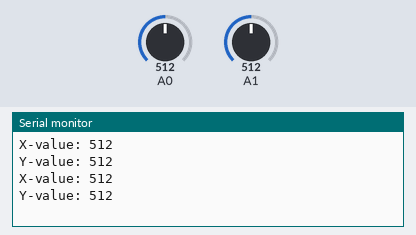
The sketch below on a simulated Arduino Uno, built with avr-gcc and run on an emulated ATmega328P. Shown: the last lines printed to the serial monitor. The inputs (shaded band) are chosen by the test bench; at power-on: A0 = 512, A1 = 512.

Above: at 1.8 s.
1.9 s: A0 set to 716
At 2.8 s:
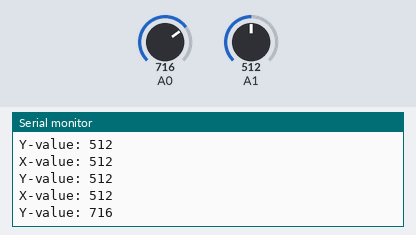
3.4 s: A1 set to 716
At 4.4 s:
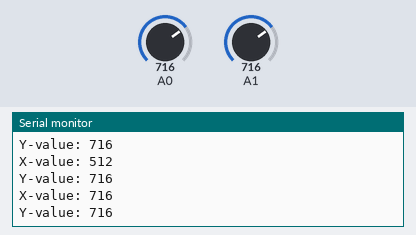
4.9 s: A0 set to 900
At 5.8 s:
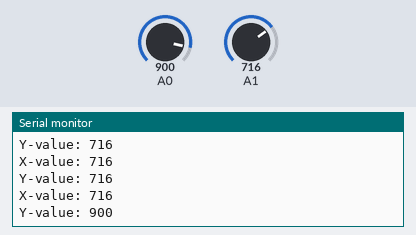
6.4 s: A1 set to 900
At 7.8 s:
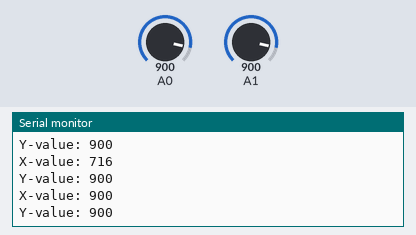
Timing chart, 0 to 8.9 s (numbered marks = the images above; inputs shaded):
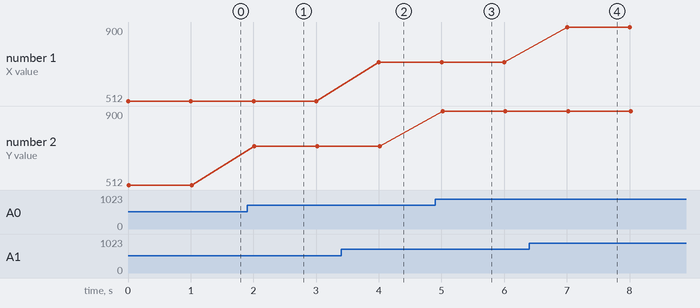

Measured:
- after the input at 1.9 s, the serial monitor: prints a new line after 0.12 s (image 1)
- after the input at 3.4 s, the serial monitor: prints a new line after 0.60 s (image 2)
- after the input at 4.9 s, the serial monitor: prints a new line after 0.12 s (image 3)
- after the input at 6.4 s, the serial monitor: prints a new line after 0.61 s (image 4)
- plotted number 2: 512 → 716 after the input at 1.9 s, 716 → 900 after the input at 4.9 s

The sketch:

readjoystickvalues.ino
```cpp
void setup() {
  // put your setup code here, to run once:
  Serial.begin(9600);
  pinMode(A1, INPUT);
  pinMode(A0, INPUT);
}

void loop() {
  // put your main code here, to run repeatedly:
  int valueX = analogRead(A1);
  int valueY = analogRead(A0);

  Serial.print("X-value: ");
  Serial.println(valueX);
  Serial.print("Y-value: ");
  Serial.println(valueY);

  delay(1000);
}
```
